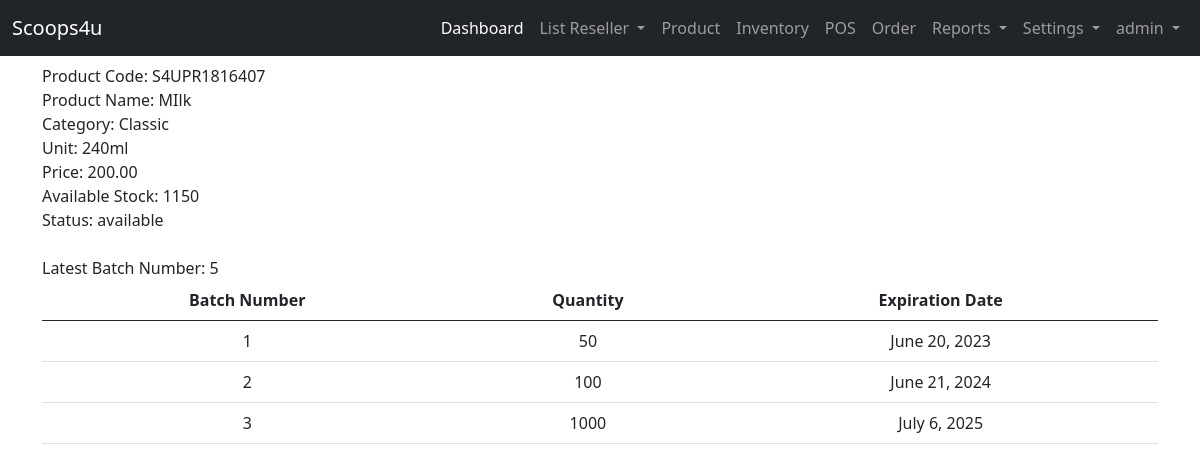
/user-site/view-product/13/ (signed in), run on an earlier commit of the app's database.
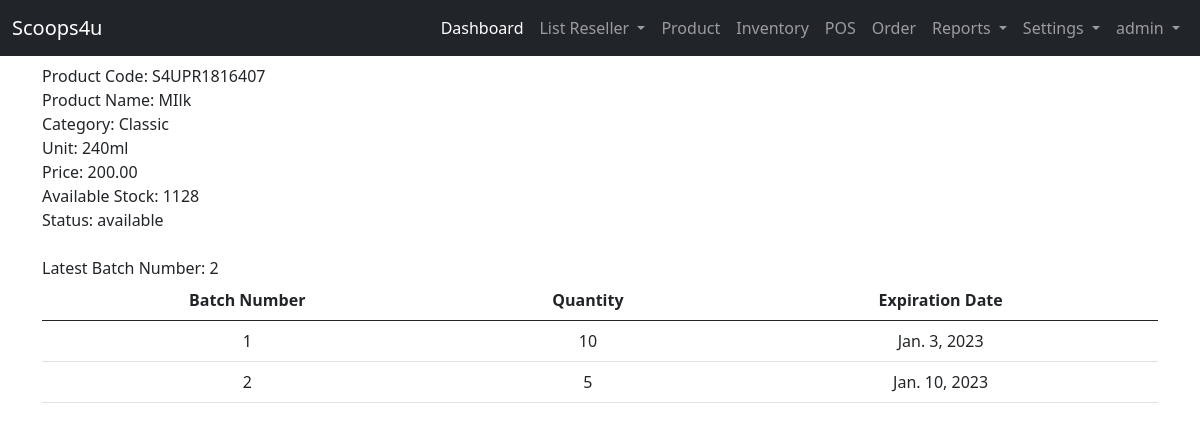
And on a later commit of the database.
### admin_site/models.py (models this page shows, shortened)
class Product(models.Model):
    STATUS = (("available","available"),("not available","not available"))
    product_code =  models.CharField(unique=True, max_length=200, verbose_name='Product Code')
    product_category =  models.CharField(max_length=200, verbose_name='Category')
    product_name=  models.CharField(max_length=200, verbose_name='Product Name')
    product_unit =  models.CharField(max_length=200, verbose_name='Unit')
    product_ResellerPrice =  models.DecimalField( max_digits=10,  decimal_places=2,null=True, verbose_name='Reseller Price')
    product_price =  models.DecimalField( max_digits=10, decimal_places=2,null=True, verbose_name='Pos Price')
    product_stock =  models.BigIntegerField(null=True, verbose_name='Available Stock')
    product_status =  models.CharField(max_length=200, choices=STATUS, verbose_name='Status')

class By_Batch(models.Model):
    product_code = models.CharField( max_length=200, null=True,verbose_name='Product Code')
    product_batch =  models.CharField(max_length=200, null=True, verbose_name='Batch Number')
    product_quantity =  models.BigIntegerField(null=True,  verbose_name='Quantity')
    product_expired =  models.DateField( null=True, verbose_name='Expiration Date')

### admin_site/views.py (the view)
# urls.py: path('view-product/<int:productid>/', views.view_product, name='view_product'),
@login_required(login_url='landing_page:login')
def view_product(request, productid):
    list_product = Product.objects.get(id = productid)
    current_pcode = list_product.product_code
    list_batch = By_Batch.objects.filter(product_code = current_pcode)
    latest_bnumber = By_Batch.objects.aggregate(max = Max('product_batch'))['max']
    context ={
        'list_product':list_product,
        'list_batch':list_batch,
        'latest_bnumber': latest_bnumber
    }
    return render(request, 'admin_site/products/view_product.html', context)

### templates/admin_site/products/view_product.html
{% extends 'admin_site/base.html' %}
{% block content %}
    <label for="">Product Code: {{ list_product.product_code }}  </label>
    <br>
    <label for="">Product Name: {{ list_product.product_name }}  </label>
    <br>
    <label for="">Category: {{ list_product.product_category }}  </label>
    <br>
    <label for="">Unit:  {{ list_product.product_unit }} </label>
    <br>
    <label for="">Price:  {{ list_product.product_price }} </label>
    <br>
    <label for="">Available Stock: {{ list_product.product_stock }}  </label>
    <br>
    <label for="">Status: {{ list_product.product_status }} </label>
    <br>
    <br>
    <label for="">Latest Batch Number: {{latest_bnumber}}</label>
    {% if list_batch %}
    <table class="text-center table">
        <thead>
            <tr>
                <th>Batch Number</th>
                <th>Quantity</th>
                <th>Expiration Date</th>
            </tr>
            <tbody>
                {% for list in list_batch %}
                <tr>
                    <td>{{ list.product_batch }}</td>
                    <td>{{ list.product_quantity }}</td>
                    <td>{{ list.product_expired }}</td>
                </tr>
                {% endfor %}
            </tbody>
        </thead>
    </table>
    {% endif %}
{% endblock content %}

What changed in the data, as far as the page shows it:
removed By_Batch: product_batch "1", product_quantity "50", product_expired "June 20, 2023"
removed By_Batch: product_batch "2", product_quantity "100", product_expired "June 21, 2024"
removed By_Batch: product_batch "3", product_quantity "1000", product_expired "July 6, 2025"
changed Product "S4UPR1816407": product_stock "1150" → "1128"
added By_Batch: product_batch "1", product_quantity "10", product_expired "Jan. 3, 2023"
added By_Batch: product_batch "2", product_quantity "5", product_expired "Jan. 10, 2023"
Also different on the page:
{{ latest_bnumber }}: "5" → "2"
